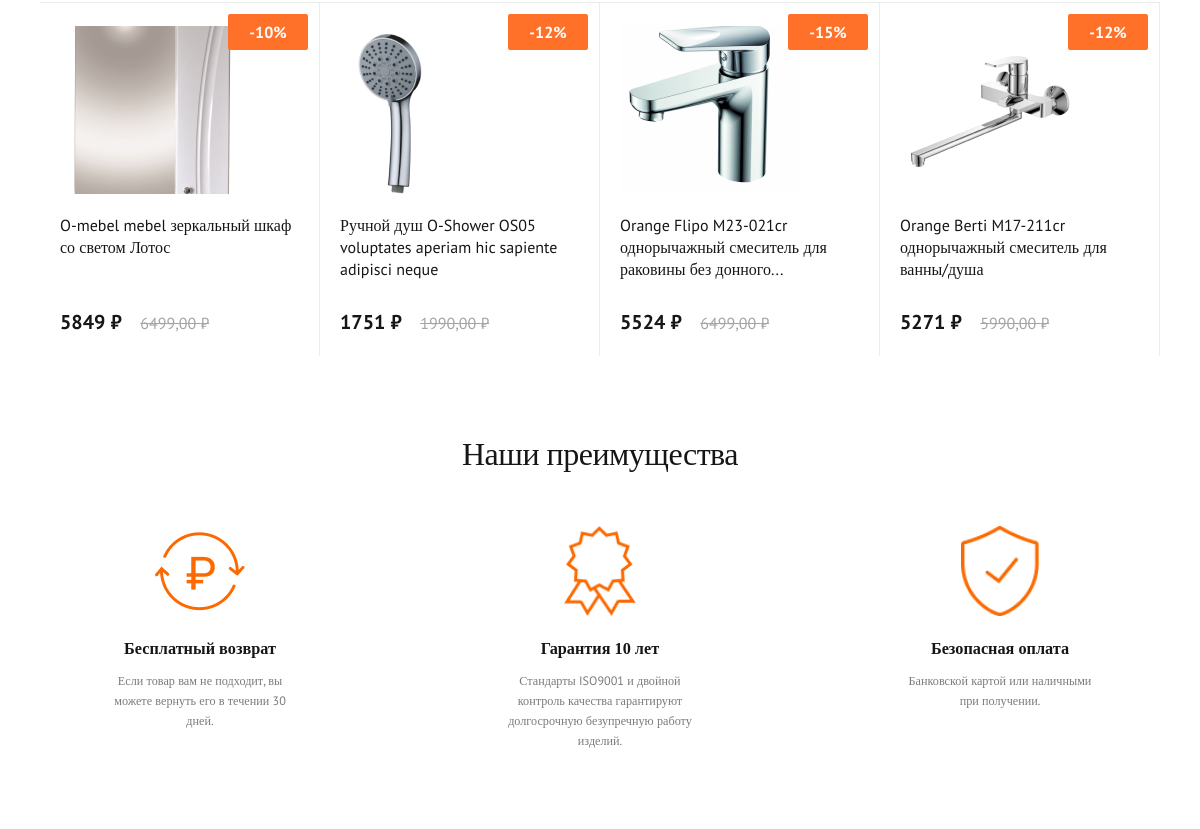
The app's page / (middle part), older data.
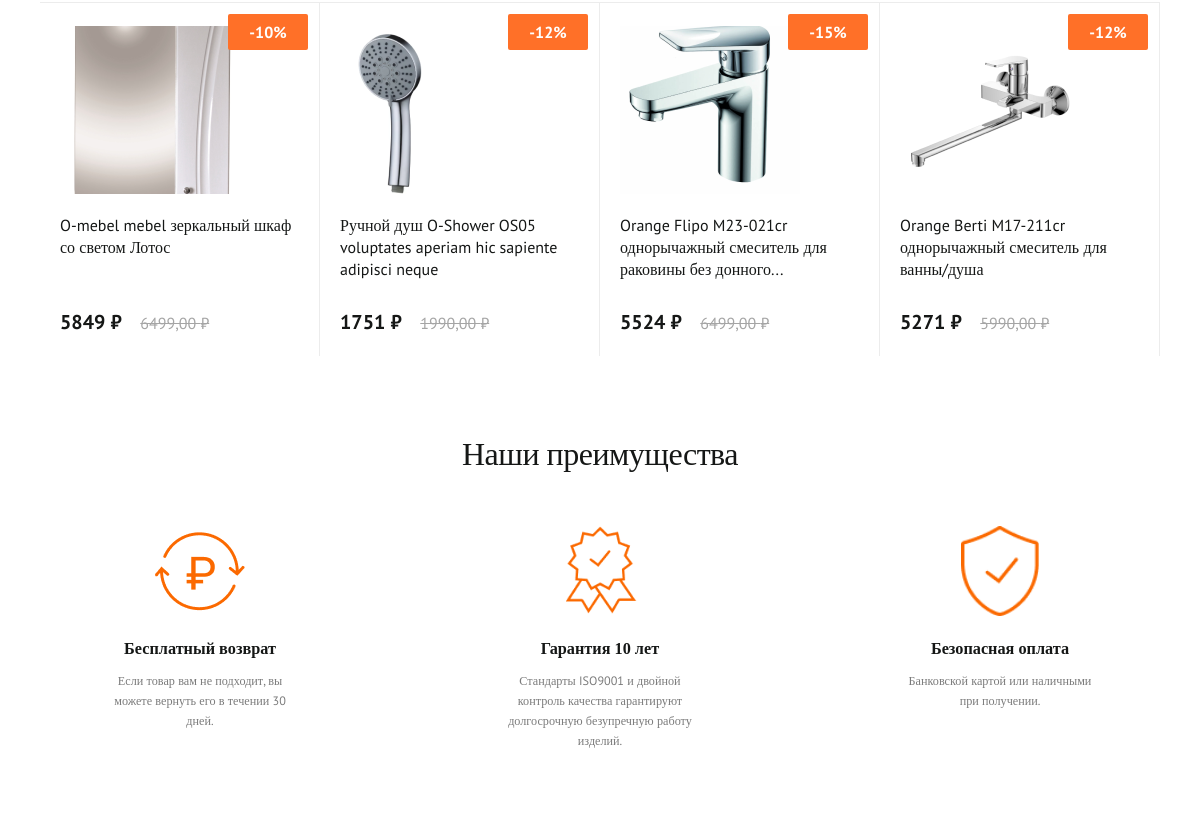
The same page, newer data.
### orangeMainApp/models.py (models this page shows, shortened)
class OurBenefits(models.Model):
    title = models.CharField(max_length=100, blank=False, null=False,verbose_name='Заголовок')
    description = models.TextField(max_length=1000, blank=False,null=False, verbose_name='Содержиние')
    image = models.ImageField(upload_to="OurBenefits/", verbose_name='Изображение')
    class Meta:
        verbose_name = 'Наше преимущество'
        verbose_name_plural =' Наши преимущества'

### orangeMainApp/views.py (the view)
# urls.py: path('',Homepage.as_view(), name='home'),#Главная страница
class Homepage(TemplateView):
    template_name = 'orangeMainApp/index.html'
    def get_context_data(self, *, object_list=None, **kwargs):
        context = super().get_context_data(**kwargs)
        context['title'] = "Магазин сантехники Orange"
        return context

### orangeMainApp/templatetags/orangeMainApp_tag.py (called while the page is built)
@register.inclusion_tag('orangeMainApp/tags/our_products_cart_list.html')
def our_products_cart_list():
    cats_list = Category.objects.all()
    return {'cats_list': cats_list}

@register.inclusion_tag('orangeMainApp/tags/collection_info_section.html')
def collection_first():
    collection = Collection.objects.first()
    all_product  = collection.product_set.all()
    min_price = all_product.aggregate(Min("price"))
    return {'collection': collection, 'min_price':min_price['price__min']}

@register.inclusion_tag('orangeMainApp/tags/promo_product_list.html')
def product_promo_list():
    product_promo = Product.objects.filter(promo=True)[:4]
    return {'product_promo': product_promo}

@register.inclusion_tag('orangeMainApp/tags/our_benefits_list.html')
def our_benefits_list():
    our_benefits = OurBenefits.objects.all()
    return {'our_benefits': our_benefits}

@register.inclusion_tag('orangeMainApp/tags/promo_section.html')
def our_promo_list():
    sliders = PromoSectionBG.objects.all()
    return {'sliders': sliders}

### products/models.py (called while the page is built)
    def get_absolute_url(self):
        return reverse('category', kwargs={'category_slug':self.slug})

### orangeMainApp/templates/orangeMainApp/index.html (shortened to what this page needs)
{% extends "base.html" %}
{% load mptt_tags %}
{% load static %}
{% load orangeMainApp_tag %}
{% block content %}
	<section class="promotional_goods_section">
		{% product_promo_list %}
	</section>
	<section class="our_benefits_section">
		{% our_benefits_list %}
{% endblock %}

### orangeMainApp/templates/orangeMainApp/tags/our_benefits_list.html
<div class="our_benefits_block">
	<h3 class="h2_32_center">Наши преимущества</h3>
	<div class="our_benefits_list">
		{% for benefits in our_benefits %}
		<div class="benefits_item">
			<div class="img_item_benefits">
				<img src="{{ benefits.image.url }}" alt="Фото">
			</div>
			<div>
				<p class="p20-16_p24_12">{{ benefits.title }}</p>
				<p class="p15_sans_grey">{{ benefits.description }}</p>
			</div>
		</div>
		{% endfor %}
		</div>
	</div>
</div>

Row changes from the older to the newer data that the page shows:
changed OurBenefits "Гарантия 10 лет": image: a different picture
